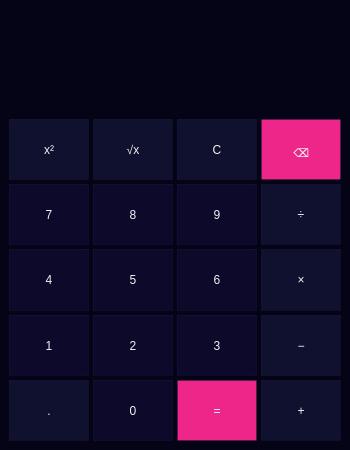
<?xml version="1.0" encoding="UTF-8"?>
<ui version="4.0">
 <class>Form</class>
 <widget class="QWidget" name="Form">
  <property name="geometry">
   <rect>
    <x>0</x>
    <y>0</y>
    <width>350</width>
    <height>450</height>
   </rect>
  </property>
  <property name="minimumSize">
   <size>
    <width>350</width>
    <height>450</height>
   </size>
  </property>
  <property name="windowTitle">
   <string>Form</string>
  </property>
  <property name="styleSheet">
   <string notr="true">background-color: rgb(5, 3, 22);

border:none;

color: rgb(241, 241, 241);
</string>
  </property>
  <layout class="QVBoxLayout" name="verticalLayout_3">
   <property name="spacing">
    <number>5</number>
   </property>
   <property name="leftMargin">
    <number>0</number>
   </property>
   <property name="topMargin">
    <number>0</number>
   </property>
   <property name="rightMargin">
    <number>0</number>
   </property>
   <property name="bottomMargin">
    <number>0</number>
   </property>
   <item alignment="Qt::AlignTop">
    <widget class="QWidget" name="calculate_widget" native="true">
     <layout class="QVBoxLayout" name="verticalLayout">
      <property name="spacing">
       <number>5</number>
      </property>
      <property name="leftMargin">
       <number>10</number>
      </property>
      <property name="topMargin">
       <number>20</number>
      </property>
      <property name="rightMargin">
       <number>10</number>
      </property>
      <property name="bottomMargin">
       <number>10</number>
      </property>
      <item>
       <widget class="QLineEdit" name="calc_line">
        <property name="font">
         <font>
          <family>Segoe UI Semibold</family>
          <pointsize>40</pointsize>
          <weight>50</weight>
          <italic>false</italic>
          <bold>false</bold>
          <underline>false</underline>
          <strikeout>false</strikeout>
          <stylestrategy>PreferDefault</stylestrategy>
          <kerning>true</kerning>
         </font>
        </property>
        <property name="text">
         <string/>
        </property>
        <property name="maxLength">
         <number>11</number>
        </property>
        <property name="frame">
         <bool>true</bool>
        </property>
        <property name="echoMode">
         <enum>QLineEdit::Normal</enum>
        </property>
        <property name="alignment">
         <set>Qt::AlignRight|Qt::AlignTrailing|Qt::AlignVCenter</set>
        </property>
        <property name="readOnly">
         <bool>true</bool>
        </property>
       </widget>
      </item>
     </layout>
    </widget>
   </item>
   <item>
    <widget class="QWidget" name="button_widget" native="true">
     <property name="sizePolicy">
      <sizepolicy hsizetype="Preferred" vsizetype="Expanding">
       <horstretch>0</horstretch>
       <verstretch>0</verstretch>
      </sizepolicy>
     </property>
     <property name="styleSheet">
      <string notr="true">/*default button style*/
QPushButton{
	color: rgb(241, 241, 241);
	background-color: rgb(13, 9, 43);
	

	border-color: rgba(24, 26, 60, 80);
	border-style: outset;
    border-width: 1px;
	border-radius:1px;

	font: 87 14pt &quot;Segoe UI Semibold&quot;;
}

QPushButton::hover{
	background-color: rgba(13, 9, 43, 200);
}

QPushButton::pressed{
	background-color: rgba(13, 9, 43, 160);
}

/*delete and equal buttons*/
QPushButton#delete_button, #equal_button{
	background-color: rgb(239, 38, 137);
}

QPushButton#delete_button::hover, #equal_button::hover{
	background-color: rgba(239, 38, 137, 200);
}

QPushButton#delete_button::pressed, #equal_button::pressed{
	background-color: rgba(186, 9, 151, 160);
}

/*no number button*/
QPushButton#clear_button, #sqrt_button, #sqr_button, #div_button, #mult_button, #subt_button, #add_button, #dot_button{
	background-color: rgba(16, 17, 47);

}

QPushButton#clear_button::hover, #sqrt_button::hover, #sqr_button::hover, #div_button::hover, #mult_button::hover, #subt_button::hover, #add_button::hover, #dot_button::hover{
	background-color: rgba(16, 17, 47, 220);
}

QPushButton#clear_button::pressed, #sqrt_button::pressed, #sqr_button::pressed, #div_button::pressed, #mult_button::pressed, #subt_button::pressed, #add_button::pressed, #dot_button::pressed{
	background-color: rgba(16, 17, 47, 180);
}
</string>
     </property>
     <layout class="QGridLayout" name="gridLayout" rowstretch="0,0,0,0,0" columnstretch="0,0,0,0">
      <property name="sizeConstraint">
       <enum>QLayout::SetDefaultConstraint</enum>
      </property>
      <property name="spacing">
       <number>4</number>
      </property>
      <item row="0" column="1">
       <widget class="QPushButton" name="sqrt_button">
        <property name="sizePolicy">
         <sizepolicy hsizetype="Minimum" vsizetype="Expanding">
          <horstretch>0</horstretch>
          <verstretch>0</verstretch>
         </sizepolicy>
        </property>
        <property name="text">
         <string>√x</string>
        </property>
       </widget>
      </item>
      <item row="0" column="2">
       <widget class="QPushButton" name="clear_button">
        <property name="sizePolicy">
         <sizepolicy hsizetype="Minimum" vsizetype="Expanding">
          <horstretch>0</horstretch>
          <verstretch>0</verstretch>
         </sizepolicy>
        </property>
        <property name="text">
         <string>C</string>
        </property>
       </widget>
      </item>
      <item row="0" column="0">
       <widget class="QPushButton" name="sqr_button">
        <property name="sizePolicy">
         <sizepolicy hsizetype="Minimum" vsizetype="Expanding">
          <horstretch>0</horstretch>
          <verstretch>0</verstretch>
         </sizepolicy>
        </property>
        <property name="text">
         <string>x²</string>
        </property>
       </widget>
      </item>
      <item row="2" column="0">
       <widget class="QPushButton" name="four_button">
        <property name="sizePolicy">
         <sizepolicy hsizetype="Minimum" vsizetype="Expanding">
          <horstretch>0</horstretch>
          <verstretch>0</verstretch>
         </sizepolicy>
        </property>
        <property name="text">
         <string>4</string>
        </property>
       </widget>
      </item>
      <item row="3" column="2">
       <widget class="QPushButton" name="three_button">
        <property name="sizePolicy">
         <sizepolicy hsizetype="Minimum" vsizetype="Expanding">
          <horstretch>0</horstretch>
          <verstretch>0</verstretch>
         </sizepolicy>
        </property>
        <property name="text">
         <string>3</string>
        </property>
       </widget>
      </item>
      <item row="3" column="3">
       <widget class="QPushButton" name="subt_button">
        <property name="sizePolicy">
         <sizepolicy hsizetype="Minimum" vsizetype="Expanding">
          <horstretch>0</horstretch>
          <verstretch>0</verstretch>
         </sizepolicy>
        </property>
        <property name="text">
         <string>−</string>
        </property>
       </widget>
      </item>
      <item row="3" column="0">
       <widget class="QPushButton" name="one_button">
        <property name="sizePolicy">
         <sizepolicy hsizetype="Minimum" vsizetype="Expanding">
          <horstretch>0</horstretch>
          <verstretch>0</verstretch>
         </sizepolicy>
        </property>
        <property name="text">
         <string>1</string>
        </property>
       </widget>
      </item>
      <item row="3" column="1">
       <widget class="QPushButton" name="two_button">
        <property name="sizePolicy">
         <sizepolicy hsizetype="Minimum" vsizetype="Expanding">
          <horstretch>0</horstretch>
          <verstretch>0</verstretch>
         </sizepolicy>
        </property>
        <property name="text">
         <string>2</string>
        </property>
       </widget>
      </item>
      <item row="2" column="1">
       <widget class="QPushButton" name="five_button">
        <property name="sizePolicy">
         <sizepolicy hsizetype="Minimum" vsizetype="Expanding">
          <horstretch>0</horstretch>
          <verstretch>0</verstretch>
         </sizepolicy>
        </property>
        <property name="text">
         <string>5</string>
        </property>
       </widget>
      </item>
      <item row="1" column="2">
       <widget class="QPushButton" name="nine_button">
        <property name="sizePolicy">
         <sizepolicy hsizetype="Minimum" vsizetype="Expanding">
          <horstretch>0</horstretch>
          <verstretch>0</verstretch>
         </sizepolicy>
        </property>
        <property name="text">
         <string>9</string>
        </property>
       </widget>
      </item>
      <item row="2" column="3">
       <widget class="QPushButton" name="mult_button">
        <property name="sizePolicy">
         <sizepolicy hsizetype="Minimum" vsizetype="Expanding">
          <horstretch>0</horstretch>
          <verstretch>0</verstretch>
         </sizepolicy>
        </property>
        <property name="text">
         <string>×</string>
        </property>
       </widget>
      </item>
      <item row="1" column="3">
       <widget class="QPushButton" name="div_button">
        <property name="sizePolicy">
         <sizepolicy hsizetype="Minimum" vsizetype="Expanding">
          <horstretch>0</horstretch>
          <verstretch>0</verstretch>
         </sizepolicy>
        </property>
        <property name="text">
         <string>÷</string>
        </property>
       </widget>
      </item>
      <item row="1" column="0">
       <widget class="QPushButton" name="seven_button">
        <property name="sizePolicy">
         <sizepolicy hsizetype="Minimum" vsizetype="Expanding">
          <horstretch>0</horstretch>
          <verstretch>0</verstretch>
         </sizepolicy>
        </property>
        <property name="text">
         <string>7</string>
        </property>
       </widget>
      </item>
      <item row="1" column="1">
       <widget class="QPushButton" name="eight_button">
        <property name="sizePolicy">
         <sizepolicy hsizetype="Minimum" vsizetype="Expanding">
          <horstretch>0</horstretch>
          <verstretch>0</verstretch>
         </sizepolicy>
        </property>
        <property name="text">
         <string>8</string>
        </property>
       </widget>
      </item>
      <item row="2" column="2">
       <widget class="QPushButton" name="six_button">
        <property name="sizePolicy">
         <sizepolicy hsizetype="Minimum" vsizetype="Expanding">
          <horstretch>0</horstretch>
          <verstretch>0</verstretch>
         </sizepolicy>
        </property>
        <property name="text">
         <string>6</string>
        </property>
       </widget>
      </item>
      <item row="0" column="3">
       <widget class="QPushButton" name="delete_button">
        <property name="sizePolicy">
         <sizepolicy hsizetype="Minimum" vsizetype="Expanding">
          <horstretch>0</horstretch>
          <verstretch>0</verstretch>
         </sizepolicy>
        </property>
        <property name="font">
         <font>
          <family>Segoe UI Semibold</family>
          <pointsize>14</pointsize>
          <weight>10</weight>
          <italic>false</italic>
          <bold>false</bold>
         </font>
        </property>
        <property name="styleSheet">
         <string notr="true">#QPushButton{
	
	background-color: rgba(31, 35, 38, 80);
}</string>
        </property>
        <property name="text">
         <string>⌫</string>
        </property>
       </widget>
      </item>
      <item row="4" column="1">
       <widget class="QPushButton" name="zero_button">
        <property name="sizePolicy">
         <sizepolicy hsizetype="Minimum" vsizetype="Expanding">
          <horstretch>0</horstretch>
          <verstretch>0</verstretch>
         </sizepolicy>
        </property>
        <property name="text">
         <string>0</string>
        </property>
       </widget>
      </item>
      <item row="4" column="0">
       <widget class="QPushButton" name="dot_button">
        <property name="sizePolicy">
         <sizepolicy hsizetype="Minimum" vsizetype="Expanding">
          <horstretch>0</horstretch>
          <verstretch>0</verstretch>
         </sizepolicy>
        </property>
        <property name="text">
         <string>.</string>
        </property>
       </widget>
      </item>
      <item row="4" column="2">
       <widget class="QPushButton" name="equal_button">
        <property name="sizePolicy">
         <sizepolicy hsizetype="Minimum" vsizetype="Expanding">
          <horstretch>0</horstretch>
          <verstretch>0</verstretch>
         </sizepolicy>
        </property>
        <property name="text">
         <string>=</string>
        </property>
       </widget>
      </item>
      <item row="4" column="3">
       <widget class="QPushButton" name="add_button">
        <property name="sizePolicy">
         <sizepolicy hsizetype="Minimum" vsizetype="Expanding">
          <horstretch>0</horstretch>
          <verstretch>0</verstretch>
         </sizepolicy>
        </property>
        <property name="text">
         <string>+</string>
        </property>
       </widget>
      </item>
     </layout>
    </widget>
   </item>
  </layout>
 </widget>
 <resources/>
 <connections/>
</ui>
